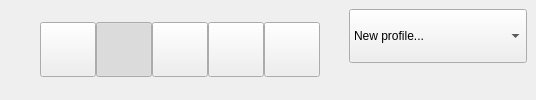
     <widget class="QFrame" name="DockTabFrame">
      <property name="maximumSize">
       <size>
        <width>16777215</width>
        <height>128</height>
       </size>
      </property>
      <property name="frameShape">
       <enum>QFrame::Shape::NoFrame</enum>
      </property>
      <layout class="QHBoxLayout" name="horizontalLayout">
       <property name="spacing">
        <number>0</number>
       </property>
       <property name="leftMargin">
        <number>0</number>
       </property>
       <property name="topMargin">
        <number>0</number>
       </property>
       <property name="rightMargin">
        <number>0</number>
       </property>
       <property name="bottomMargin">
        <number>0</number>
       </property>
       <item>
        <spacer name="horizontalSpacer_14">
         <property name="orientation">
          <enum>Qt::Orientation::Horizontal</enum>
         </property>
         <property name="sizeHint" stdset="0">
          <size>
           <width>20</width>
           <height>40</height>
          </size>
         </property>
        </spacer>
       </item>
       <item>
        <spacer name="horizontalSpacer">
         <property name="orientation">
          <enum>Qt::Orientation::Horizontal</enum>
         </property>
         <property name="sizeHint" stdset="0">
          <size>
           <width>20</width>
           <height>40</height>
          </size>
         </property>
        </spacer>
       </item>
       <item>
        <widget class="QToolButton" name="NewsTabButton">
         <property name="toolTip">
          <string>News</string>
         </property>
         <property name="text">
          <string/>
         </property>
         <property name="icon">
          <iconset resource="../ll.qrc">
           <normaloff>:/assets/img/icons/news.png</normaloff>:/assets/img/icons/news.png</iconset>
         </property>
         <property name="iconSize">
          <size>
           <width>48</width>
           <height>48</height>
          </size>
         </property>
         <property name="checkable">
          <bool>true</bool>
         </property>
        </widget>
       </item>
       <item>
        <widget class="QToolButton" name="SingleplayerTabButton">
         <property name="sizePolicy">
          <sizepolicy hsizetype="Fixed" vsizetype="Fixed">
           <horstretch>0</horstretch>
           <verstretch>0</verstretch>
          </sizepolicy>
         </property>
         <property name="maximumSize">
          <size>
           <width>16777215</width>
           <height>16777215</height>
          </size>
         </property>
         <property name="toolTip">
          <string>Game</string>
         </property>
         <property name="text">
          <string/>
         </property>
         <property name="icon">
          <iconset resource="../ll.qrc">
           <normaloff>:/assets/img/icons/gamepad.png</normaloff>:/assets/img/icons/gamepad.png</iconset>
         </property>
         <property name="iconSize">
          <size>
           <width>48</width>
           <height>48</height>
          </size>
         </property>
         <property name="checkable">
          <bool>true</bool>
         </property>
         <property name="checked">
          <bool>true</bool>
         </property>
        </widget>
       </item>
       <item>
        <widget class="QToolButton" name="MultiplayerTabButton">
         <property name="maximumSize">
          <size>
           <width>16777215</width>
           <height>16777215</height>
          </size>
         </property>
         <property name="toolTip">
          <string>About</string>
         </property>
         <property name="text">
          <string/>
         </property>
         <property name="icon">
          <iconset resource="../ll.qrc">
           <normaloff>:/assets/img/icons/globe.png</normaloff>:/assets/img/icons/globe.png</iconset>
         </property>
         <property name="iconSize">
          <size>
           <width>48</width>
           <height>48</height>
          </size>
         </property>
         <property name="checkable">
          <bool>true</bool>
         </property>
         <property name="checked">
          <bool>false</bool>
         </property>
        </widget>
       </item>
       <item>
        <widget class="QToolButton" name="SettingsTabButton">
         <property name="maximumSize">
          <size>
           <width>16777215</width>
           <height>16777215</height>
          </size>
         </property>
         <property name="toolTip">
          <string>Settings</string>
         </property>
         <property name="text">
          <string/>
         </property>
         <property name="icon">
          <iconset resource="../ll.qrc">
           <normaloff>:/assets/img/icons/settings.png</normaloff>:/assets/img/icons/settings.png</iconset>
         </property>
         <property name="iconSize">
          <size>
           <width>48</width>
           <height>48</height>
          </size>
         </property>
         <property name="checkable">
          <bool>true</bool>
         </property>
        </widget>
       </item>
       <item>
        <widget class="QToolButton" name="HelpTabButton">
         <property name="maximumSize">
          <size>
           <width>16777215</width>
           <height>16777215</height>
          </size>
         </property>
         <property name="toolTip">
          <string>About</string>
         </property>
         <property name="text">
          <string/>
         </property>
         <property name="icon">
          <iconset resource="../ll.qrc">
           <normaloff>:/assets/img/icons/about.png</normaloff>:/assets/img/icons/about.png</iconset>
         </property>
         <property name="iconSize">
          <size>
           <width>48</width>
           <height>48</height>
          </size>
         </property>
         <property name="checkable">
          <bool>true</bool>
         </property>
        </widget>
       </item>
       <item>
        <spacer name="horizontalSpacer_2">
         <property name="orientation">
          <enum>Qt::Orientation::Horizontal</enum>
         </property>
         <property name="sizeHint" stdset="0">
          <size>
           <width>20</width>
           <height>40</height>
          </size>
         </property>
        </spacer>
       </item>
       <item>
        <widget class="QFrame" name="ProfleWidgetFrame">
         <property name="frameShape">
          <enum>QFrame::Shape::NoFrame</enum>
         </property>
         <layout class="QGridLayout" name="gridLayout_2">
          <item row="1" column="3">
           <widget class="QPushButton" name="ProfilesDeleteButton">
            <property name="enabled">
             <bool>false</bool>
            </property>
            <property name="toolTip">
             <string>Delete profile</string>
            </property>
            <property name="text">
             <string/>
            </property>
            <property name="icon">
             <iconset resource="../ll.qrc">
              <normaloff>:/assets/img/icons/list-remove.png</normaloff>:/assets/img/icons/list-remove.png</iconset>
            </property>
            <property name="flat">
             <bool>true</bool>
            </property>
           </widget>
          </item>
          <item row="1" column="2">
           <widget class="QPushButton" name="ProfilesAddButton">
            <property name="toolTip">
             <string>Create Profile</string>
            </property>
            <property name="text">
             <string/>
            </property>
            <property name="icon">
             <iconset resource="../ll.qrc">
              <normaloff>:/assets/img/icons/list-add.png</normaloff>:/assets/img/icons/list-add.png</iconset>
            </property>
            <property name="flat">
             <bool>true</bool>
            </property>
           </widget>
          </item>
          <item row="1" column="0">
           <widget class="QPushButton" name="ProfilesRefreshButton">
            <property name="toolTip">
             <string>Refresh profiles</string>
            </property>
            <property name="text">
             <string/>
            </property>
            <property name="icon">
             <iconset resource="../ll.qrc">
              <normaloff>:/assets/img/icons/view-refresh.png</normaloff>:/assets/img/icons/view-refresh.png</iconset>
            </property>
            <property name="flat">
             <bool>true</bool>
            </property>
           </widget>
          </item>
          <item row="1" column="1">
           <widget class="QPushButton" name="ProfilesSaveButton">
            <property name="toolTip">
             <string>Save current profile</string>
            </property>
            <property name="text">
             <string/>
            </property>
            <property name="icon">
             <iconset resource="../ll.qrc">
              <normaloff>:/assets/img/icons/document-save.png</normaloff>:/assets/img/icons/document-save.png</iconset>
            </property>
            <property name="flat">
             <bool>true</bool>
            </property>
           </widget>
          </item>
          <item row="0" column="0" colspan="4">
           <widget class="QComboBox" name="GameProfileComboBox">
            <property name="sizePolicy">
             <sizepolicy hsizetype="Expanding" vsizetype="Preferred">
              <horstretch>0</horstretch>
              <verstretch>0</verstretch>
             </sizepolicy>
            </property>
            <property name="toolTip">
             <string>Current Profile</string>
            </property>
            <item>
             <property name="text">
              <string>New profile...</string>
             </property>
            </item>
           </widget>
          </item>
         </layout>
        </widget>
       </item>
      </layout>
     </widget>
